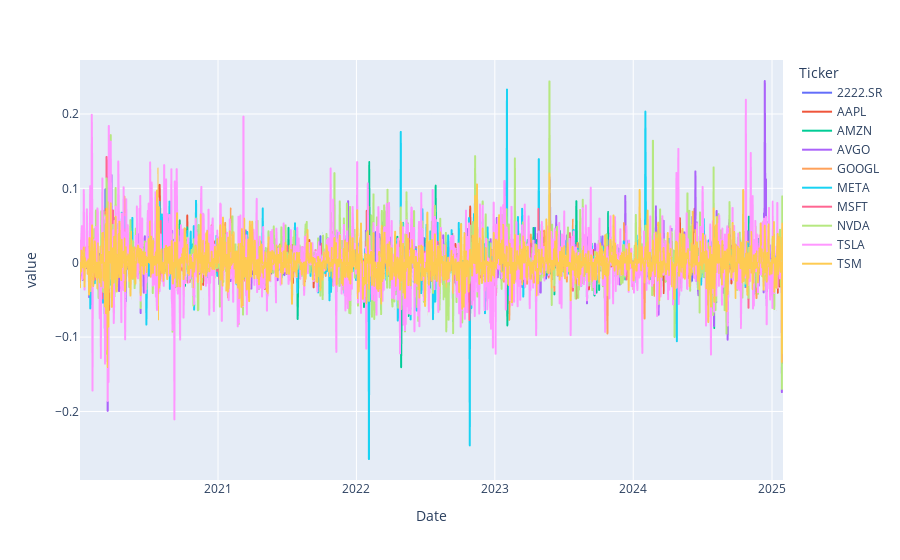

Write notebook code for a chart like this one.
### Code cell
pyo.init_notebook_mode(connected= True)
pd.options.plotting.backend = 'plotly'
daily_returns.plot()

### Figure 1 — Plotly figure (JSON) as saved in the notebook; plotly's stock layout.template omitted (floating-point values rounded to 4 significant figures; data arrays with more than 128 entries replaced by an {"elided": "..."} marker saying what was removed)
{"data": [{"hovertemplate": "Ticker=2222.SR<br>Date=%{x}<br>value=%{y}<extra></extra>", "legendgroup": "2222.SR", "line": {"color": "#636efa", "dash": "solid"}, "marker": {"symbol": "circle"}, "mode": "lines", "name": "2222.SR", "showlegend": true, "type": "scattergl", "x": {"elided": "1568 str values"}, "xaxis": "x", "y": {"elided": "1568 float values"}, "yaxis": "y"}, {"hovertemplate": "Ticker=AAPL<br>Date=%{x}<br>value=%{y}<extra></extra>", "legendgroup": "AAPL", "line": {"color": "#EF553B", "dash": "solid"}, "marker": {"symbol": "circle"}, "mode": "lines", "name": "AAPL", "showlegend": true, "type": "scattergl", "x": {"elided": "1568 str values"}, "xaxis": "x", "y": {"elided": "1568 float values"}, "yaxis": "y"}, {"hovertemplate": "Ticker=AMZN<br>Date=%{x}<br>value=%{y}<extra></extra>", "legendgroup": "AMZN", "line": {"color": "#00cc96", "dash": "solid"}, "marker": {"symbol": "circle"}, "mode": "lines", "name": "AMZN", "showlegend": true, "type": "scattergl", "x": {"elided": "1568 str values"}, "xaxis": "x", "y": {"elided": "1568 float values"}, "yaxis": "y"}, {"hovertemplate": "Ticker=AVGO<br>Date=%{x}<br>value=%{y}<extra></extra>", "legendgroup": "AVGO", "line": {"color": "#ab63fa", "dash": "solid"}, "marker": {"symbol": "circle"}, "mode": "lines", "name": "AVGO", "showlegend": true, "type": "scattergl", "x": {"elided": "1568 str values"}, "xaxis": "x", "y": {"elided": "1568 float values"}, "yaxis": "y"}, {"hovertemplate": "Ticker=GOOGL<br>Date=%{x}<br>value=%{y}<extra></extra>", "legendgroup": "GOOGL", "line": {"color": "#FFA15A", "dash": "solid"}, "marker": {"symbol": "circle"}, "mode": "lines", "name": "GOOGL", "showlegend": true, "type": "scattergl", "x": {"elided": "1568 str values"}, "xaxis": "x", "y": {"elided": "1568 float values"}, "yaxis": "y"}, {"hovertemplate": "Ticker=META<br>Date=%{x}<br>value=%{y}<extra></extra>", "legendgroup": "META", "line": {"color": "#19d3f3", "dash": "solid"}, "marker": {"symbol": "circle"}, "mode": "lines", "name": "META", "showlegend": true, "type": "scattergl", "x": {"elided": "1568 str values"}, "xaxis": "x", "y": {"elided": "1568 float values"}, "yaxis": "y"}, {"hovertemplate": "Ticker=MSFT<br>Date=%{x}<br>value=%{y}<extra></extra>", "legendgroup": "MSFT", "line": {"color": "#FF6692", "dash": "solid"}, "marker": {"symbol": "circle"}, "mode": "lines", "name": "MSFT", "showlegend": true, "type": "scattergl", "x": {"elided": "1568 str values"}, "xaxis": "x", "y": {"elided": "1568 float values"}, "yaxis": "y"}, {"hovertemplate": "Ticker=NVDA<br>Date=%{x}<br>value=%{y}<extra></extra>", "legendgroup": "NVDA", "line": {"color": "#B6E880", "dash": "solid"}, "marker": {"symbol": "circle"}, "mode": "lines", "name": "NVDA", "showlegend": true, "type": "scattergl", "x": {"elided": "1568 str values"}, "xaxis": "x", "y": {"elided": "1568 float values"}, "yaxis": "y"}, {"hovertemplate": "Ticker=TSLA<br>Date=%{x}<br>value=%{y}<extra></extra>", "legendgroup": "TSLA", "line": {"color": "#FF97FF", "dash": "solid"}, "marker": {"symbol": "circle"}, "mode": "lines", "name": "TSLA", "showlegend": true, "type": "scattergl", "x": {"elided": "1568 str values"}, "xaxis": "x", "y": {"elided": "1568 float values"}, "yaxis": "y"}, {"hovertemplate": "Ticker=TSM<br>Date=%{x}<br>value=%{y}<extra></extra>", "legendgroup": "TSM", "line": {"color": "#FECB52", "dash": "solid"}, "marker": {"symbol": "circle"}, "mode": "lines", "name": "TSM", "showlegend": true, "type": "scattergl", "x": {"elided": "1568 str values"}, "xaxis": "x", "y": {"elided": "1568 float values"}, "yaxis": "y"}], "layout": {"legend": {"title": {"text": "Ticker"}, "tracegroupgap": 0}, "margin": {"t": 60}, "xaxis": {"anchor": "y", "domain": [0, 1], "title": {"text": "Date"}}, "yaxis": {"anchor": "x", "domain": [0, 1], "title": {"text": "value"}}}}
